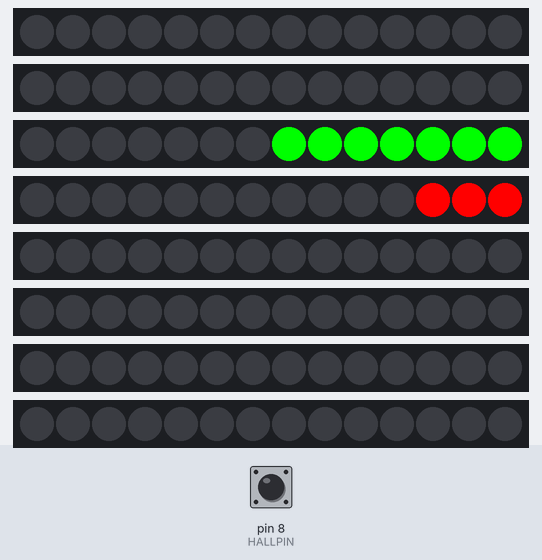
Bench run of a sketch on a simulated Arduino Uno, built with avr-gcc and run on an emulated ATmega328P. Shown: 8 × 14 RGB LEDs in strip order, left to right. The inputs (shaded band) are chosen by the test bench; at power-on: pin 8 (HALLPIN) HIGH.

Above: at 1.2 s.
1.3 s: pin 8 (HALLPIN) driven LOW
At 1.47 s:
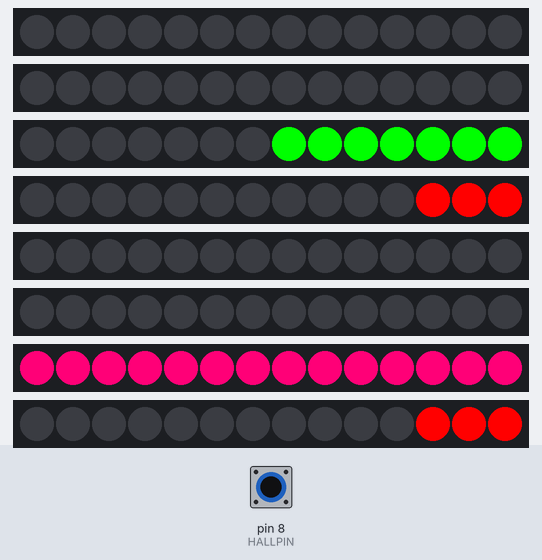
3.2 s: pin 8 (HALLPIN) pulsed HIGH 2 times (0.12 s each, 0.3 s apart)
At 5.01 s:
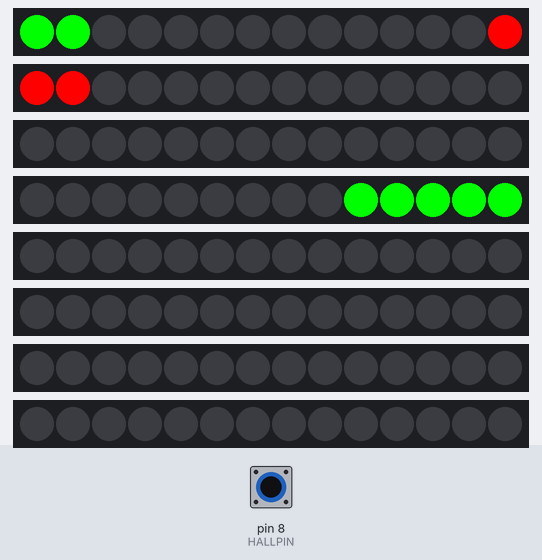
6.2 s: pin 8 (HALLPIN) pulsed HIGH 5 times (0.12 s each, 0.3 s apart)
At 7.17 s:
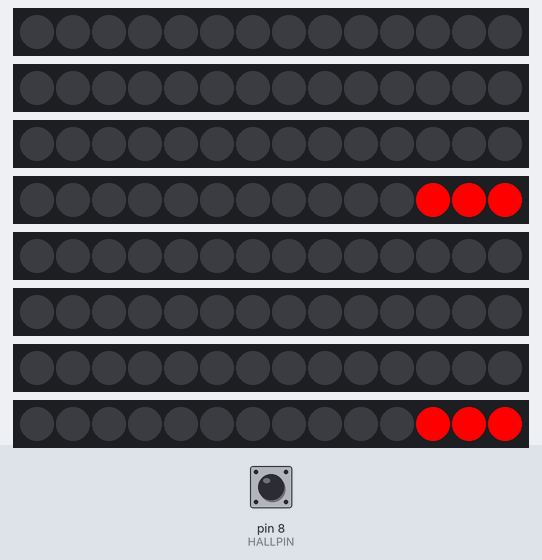

Measured:
- after the input at 1.3 s, the LEDs: first change at once (image 1 shows a later state)
- after the input at 3.2 s, the LEDs: first change after 0.13 s (image 2 shows a later state)
- after the input at 6.2 s, the LEDs: first differ from a run without the input after 0.13 s (image 3 shows a later state)

The sketch:

pov_v5.ino
```cpp
/* Portions of code taken from Adafruit's double-staff project:
 * https://learn.adafruit.com/pov-dotstar-double-staff?view=all
 *
 * Written by Zachary Yama for the 2015-16 University of Idaho senior capstone project with
 * client Dr. Rinker and lead instructors Bruce Bolden and Dan Cordone.
 *
 * Project Start: 3/6/2016
 * Requirements: Adafruit_DotStar lib: github.com/adafruit/Adafruit_DotStar
 *
 * Displays a POV image given an array of pixel data from graphics.h
 *
 * NOTE: Pin change interrupt code can be used to set any pin as an interrupt. See functions
 * for more details. Likely useful for wireless communication when its time to add it, as the
 * trinket pro only has one physical interrupt on pin 3 (INT1).
 *
 * "graphics.h" is auto-generated from the python script "convert.py". It takes a set of images
 * in its directory and re-formats their data into pixel and corresponding pallate arrays. They
 * are converted into as few bytes as possible so that few-colored images can fit on the trinket's
 * 28k memory. SPI calls are used to access the program-space as if it were flash storage.
 *
 * It's also worth mentioning that there's a visibly noticable difference in the refresh rate
 * of processing 120 LEDs versus 14 on the prototype. Particularly when using halldemo.ino,
 * which displays two colored half-circles, the dividing line between the colors is much larger
 * with 120, versus 14.
 *
 */

#include <Arduino.h>
#include <Adafruit_DotStar.h>
#include <avr/power.h>
#include <avr/sleep.h>
#include <SPI.h>

typedef uint16_t line_t;

// CONFIGURABLE STUFF ------------------------------------------------------

#include "smileD.h" // Graphics data is contained in this header file.
// It's generated using the 'convert.py' Python script.  Various image
// formats are supported, trading off color fidelity for PROGMEM space.
// Handles 1-, 4- and 8-bit-per-pixel palette-based images, plus 24-bit
// truecolor.  1- and 4-bit palettes can be altered in RAM while running
// to provide additional colors, but be mindful of peak & average current
// draw if you do that!  Power limiting is normally done in convert.py
// (keeps this code relatively small & fast).

// Ideally you use hardware SPI as it's much faster, though limited to
// specific pins.  If you really need to bitbang DotStar data & clock on
// different pins, optionally define those here:

#define NUM_STRIPS  8
#define NUM_ST_LEDS 14

#define HALLPIN 8

#define DATA_A1 3
#define DATA_A2 4
#define DATA_A3 5
#define DATA_A4 6

#define DATA_B1 9
#define DATA_B2 10
#define DATA_B3 11
#define DATA_B4 12

#define CLOCK_A 13
#define CLOCK_B 13

Adafruit_DotStar LED_A1 = Adafruit_DotStar(NUM_ST_LEDS, DATA_A1, CLOCK_A, DOTSTAR_BGR);
Adafruit_DotStar LED_A2 = Adafruit_DotStar(NUM_ST_LEDS, DATA_A2, CLOCK_A, DOTSTAR_BGR);
Adafruit_DotStar LED_A3 = Adafruit_DotStar(NUM_ST_LEDS, DATA_A3, CLOCK_A, DOTSTAR_BGR);
Adafruit_DotStar LED_A4 = Adafruit_DotStar(NUM_ST_LEDS, DATA_A4, CLOCK_A, DOTSTAR_BGR);

Adafruit_DotStar LED_B1 = Adafruit_DotStar(NUM_ST_LEDS, DATA_B1, CLOCK_B, DOTSTAR_BGR);
Adafruit_DotStar LED_B2 = Adafruit_DotStar(NUM_ST_LEDS, DATA_B2, CLOCK_B, DOTSTAR_BGR);
Adafruit_DotStar LED_B3 = Adafruit_DotStar(NUM_ST_LEDS, DATA_B3, CLOCK_B, DOTSTAR_BGR);
Adafruit_DotStar LED_B4 = Adafruit_DotStar(NUM_ST_LEDS, DATA_B4, CLOCK_B, DOTSTAR_BGR);

void imageInit(void);

void setup() {
  LED_A1.begin();
  LED_A2.begin();
  LED_A3.begin();
  LED_A4.begin();
  LED_B1.begin();
  LED_B2.begin();
  LED_B3.begin();
  LED_B4.begin();

  LED_A1.clear();
  LED_A2.clear();
  LED_A3.clear();
  LED_A4.clear();
  LED_B1.clear();
  LED_B2.clear();
  LED_B3.clear();
  LED_B4.clear();

  LED_A1.show();
  LED_A2.show();
  LED_A3.show();
  LED_A4.show();
  LED_B1.show();
  LED_B2.show();
  LED_B3.show();
  LED_B4.show();

  imageInit();   // Initialize pointers for default image
  enableInterruptPin(HALLPIN);
}

// GLOBAL STATE STUFF ------------------------------------------------------
volatile uint32_t rps, // revolution per second
                  revolutions,
                  revolutionDelta, // Time of a single revolution
                  aveRevolution,
                  rpsAccumulator, // Accumulates individual revolution time for calculating rps
                  hallStart; // The time in millis when the hall sensor was last detected

uint16_t degPos, pideg = 180, pi2deg = 360;

uint8_t  imageNumber   = 0,  // Current image being displayed
         imageType,          // Image type: PALETTE[1,4,8] or TRUECOLOR
        *imagePalette,       // -> palette data in PROGMEM
        *imagePixels,        // -> pixel data in PROGMEM
         palette[16][3];     // RAM-based color table for 1- or 4-bit images
line_t   imageLines,         // Number of lines in active image
         imageLine1,          // Current line number in image
         imageLine2;

void imageInit() { // Initialize global image state for current imageNumber
  imageType    = pgm_read_byte(&images[imageNumber].type);
  imageLines   = pgm_read_word(&images[imageNumber].lines);
  imageLine1   = 0;
  imageLine2   = 0;
  imagePalette = (uint8_t *)pgm_read_word(&images[imageNumber].palette);
  imagePixels  = (uint8_t *)pgm_read_word(&images[imageNumber].pixels);
  // 1- and 4-bit images have their color palette loaded into RAM both for
  // faster access and to allow dynamic color changing.
  if(imageType == PALETTE1)      memcpy_P(palette, imagePalette,  2 * 3);
  else if(imageType == PALETTE4) memcpy_P(palette, imagePalette, 16 * 3);

  LED_A1.setBrightness(255);
  LED_A2.setBrightness(255);
  LED_A3.setBrightness(255);
  LED_A4.setBrightness(255);
  LED_B1.setBrightness(255);
  LED_B2.setBrightness(255);
  LED_B3.setBrightness(255);
  LED_B4.setBrightness(255);
}

void nextImage(void) {
  if(++imageNumber >= NUM_IMAGES) imageNumber = 0;
  imageInit();
}

void prevImage(void) {
  imageNumber = imageNumber ? imageNumber - 1 : NUM_IMAGES - 1;
  imageInit();
}

void loop() {
  //degPos = ((millis() - hallStart) * pi2deg) / revolutionDelta;
  //imageLine1 = (imageLines * degPos) / pi2deg;
  //imageLine2 = (imageLines * (degPos + pideg)) / pi2deg;
  //if(imageLine2 > imageLines) imageLine2 -= imageLines; // wrap

  imageLine1 = ((millis() - hallStart) * imageLines) / revolutionDelta;
  imageLine2 = imageLine1;
  imageLine1 += imageLines/2;
  if(imageLine1 >= imageLines) imageLine1 -= imageLines;
  if(imageLine2 >= imageLines) imageLine2 -= imageLines;


  /* Dummy calculations that test the speed of a trinket versus a dot-star led strip
   * The math behind dertermining a pixels corresponding LED is not a hindering factor.
   *
   * It's worth noting that the performance is slightly better on an 8 piece strip than
   * on a 2 piece strip.
   *
   * There are clearly multiple limiting factors in code and hardware. The bus may be too
   * slow to pump all that data out, or the strip's timing for the clock we run at may be
   * too slow. The image we upload can only be so big, so 360 degrees of accuracy may not
   * be enough.
   */
  /*uint8_t  r, g, b;
  uint8_t  pixelNum, p1A, p2A, p1B, p2B,
    *ptrA = (uint8_t *)&imagePixels[imageLine1 * NUM_LEDS / 2],
    *ptrB = (uint8_t *)&imagePixels[imageLine2 * NUM_LEDS / 2];
  for(int pixelNum = 0; pixelNum < 1000; pixelNum+=2) {
    p2A  = pgm_read_byte(ptrA++); // Data for two pixels...
    p1A  = p2A >> 4;              // Shift down 4 bits for first pixel
    p2A &= 0x0F;                 // Mask out low 4 bits for second pixel
    p2B  = pgm_read_byte(ptrB++);
    p1B  = p2B >> 4;
    p2B &= 0x0F;
    // Pretend assign data on 8 strip sections
    for(int i = 0; i < 8; i++) {
      r = palette[p1A][0];
      b = palette[p2A][1];
      g = palette[p1B][2];
    }
  }*/


  // Transfer one scanline from pixel data to LED strip:
  switch(imageType) {

    case PALETTE1: { // 1-bit (2 color) palette-based image
      // Size of address not large enough to utilize images with lines > 360
      uint8_t  pixelNum = 0, byteNum, bitNum, pixelsA, pixelsB, idA, idB;
      uint8_t *ptrA = (uint8_t *)&imagePixels[imageLine1 * NUM_LEDS / 8],
               *ptrB = (uint8_t *)&imagePixels[imageLine2 * NUM_LEDS / 8];
      for(byteNum = NUM_LEDS/8; byteNum--;) { // Always padded to next byte
        pixelsA = pgm_read_byte(ptrA++);  // 8 pixels of data (pixel 0 = LSB)
        pixelsB = pgm_read_byte(ptrB++);
        for(bitNum = 8; bitNum--; pixelsA >>= 1, pixelsB >>= 1, pixelNum++) {
          idA = pixelsA & 1; // Color table index for pixel (0 or 1)
          idB = pixelsB & 1;
          if(pixelNum < NUM_ST_LEDS) {
            LED_A1.setPixelColor(pixelNum, palette[idA][0], palette[idA][1], palette[idA][2]);
            LED_B1.setPixelColor(pixelNum, palette[idB][0], palette[idB][1], palette[idB][2]);
          } else if(pixelNum >= NUM_ST_LEDS && pixelNum < NUM_ST_LEDS * 2) {
            LED_A2.setPixelColor(pixelNum - NUM_ST_LEDS, palette[idA][0], palette[idA][1], palette[idA][2]);
            LED_B2.setPixelColor(pixelNum - NUM_ST_LEDS, palette[idB][0], palette[idB][1], palette[idB][2]);
          } else if(pixelNum >= NUM_ST_LEDS * 2 && pixelNum < NUM_ST_LEDS * 3) {
            LED_A3.setPixelColor(pixelNum - NUM_ST_LEDS * 2, palette[idA][0], palette[idA][1], palette[idA][2]);
            LED_B3.setPixelColor(pixelNum - NUM_ST_LEDS * 2, palette[idB][0], palette[idB][1], palette[idB][2]);
          } else if(pixelNum >= NUM_ST_LEDS * 3 && pixelNum < NUM_ST_LEDS * 4) {
            LED_A4.setPixelColor(pixelNum - NUM_ST_LEDS * 3, palette[idA][0], palette[idA][1], palette[idA][2]);
            LED_B4.setPixelColor(pixelNum - NUM_ST_LEDS * 3, palette[idB][0], palette[idB][1], palette[idB][2]);
          }
        }
      }
      break;
    }

    case PALETTE4: { // 4-bit (16 color) palette-based image
      uint8_t  pixelNum, p1A, p2A, p1B, p2B;
      uint8_t *ptrA = (uint8_t *)&imagePixels[imageLine1 * NUM_LEDS / 2],
              *ptrB = (uint8_t *)&imagePixels[imageLine2 * NUM_LEDS / 2];
      for(pixelNum = 0; pixelNum < NUM_LEDS; pixelNum+=2) {
        p2A  = pgm_read_byte(ptrA++); // Data for two pixels...
        p1A  = p2A >> 4;              // Shift down 4 bits for first pixel
        p2A &= 0x0F;                 // Mask out low 4 bits for second pixel
        p2B  = pgm_read_byte(ptrB++);
        p1B  = p2B >> 4;
        p2B &= 0x0F;
        if(pixelNum < NUM_ST_LEDS) {
          LED_A1.setPixelColor(pixelNum, palette[p1A][0], palette[p1A][1], palette[p1A][2]);
          LED_A1.setPixelColor(pixelNum + 1, palette[p2A][0], palette[p2A][1], palette[p2A][2]);
          LED_B1.setPixelColor(pixelNum, palette[p1B][0], palette[p1B][1], palette[p1B][2]);
          LED_B1.setPixelColor(pixelNum + 1, palette[p2B][0], palette[p2B][1], palette[p2B][2]);
        } else if(pixelNum >= NUM_ST_LEDS && pixelNum < NUM_ST_LEDS * 2) {
          LED_A2.setPixelColor(pixelNum - NUM_ST_LEDS, palette[p1A][0], palette[p1A][1], palette[p1A][2]);
          LED_A2.setPixelColor(pixelNum + 1 - NUM_ST_LEDS, palette[p2A][0], palette[p2A][1], palette[p2A][2]);
          LED_B2.setPixelColor(pixelNum - NUM_ST_LEDS, palette[p1B][0], palette[p1B][1], palette[p1B][2]);
          LED_B2.setPixelColor(pixelNum + 1 - NUM_ST_LEDS, palette[p2B][0], palette[p2B][1], palette[p2B][2]);
        } else if(pixelNum >= NUM_ST_LEDS * 2 && pixelNum < NUM_ST_LEDS * 3) {
          LED_A3.setPixelColor(pixelNum - NUM_ST_LEDS * 2, palette[p1A][0], palette[p1A][1], palette[p1A][2]);
          LED_A3.setPixelColor(pixelNum + 1  - NUM_ST_LEDS * 2, palette[p2A][0], palette[p2A][1], palette[p2A][2]);
          LED_B3.setPixelColor(pixelNum  - NUM_ST_LEDS * 2, palette[p1B][0], palette[p1B][1], palette[p1B][2]);
          LED_B3.setPixelColor(pixelNum + 1  - NUM_ST_LEDS * 2, palette[p2B][0], palette[p2B][1], palette[p2B][2]);
        } else if(pixelNum >= NUM_ST_LEDS * 3 && pixelNum < NUM_ST_LEDS * 4) {
          LED_A4.setPixelColor(pixelNum - NUM_ST_LEDS * 3, palette[p1A][0], palette[p1A][1], palette[p1A][2]);
          LED_A4.setPixelColor(pixelNum + 1 - NUM_ST_LEDS * 3, palette[p2A][0], palette[p2A][1], palette[p2A][2]);
          LED_B4.setPixelColor(pixelNum - NUM_ST_LEDS * 3, palette[p1B][0], palette[p1B][1], palette[p1B][2]);
          LED_B4.setPixelColor(pixelNum + 1 - NUM_ST_LEDS * 3, palette[p2B][0], palette[p2B][1], palette[p2B][2]);
        }
      }
      break;
    }

    case PALETTE8: { // 8-bit (256 color) PROGMEM-palette-based image
      uint16_t  o;
      uint8_t   pixelNum,
               *ptr = (uint8_t *)&imagePixels[imageLine1 * NUM_LEDS];
      for(pixelNum = 0; pixelNum < NUM_LEDS; pixelNum++) {
        o = pgm_read_byte(ptr++) * 3; // Offset into imagePalette
        /*strip1.setPixelColor(pixelNum,
          pgm_read_byte(&imagePalette[o]),
          pgm_read_byte(&imagePalette[o + 1]),
          pgm_read_byte(&imagePalette[o + 2]));*/
      }

      ptr = (uint8_t *)&imagePixels[imageLine2 * NUM_LEDS];
      for(pixelNum = 0; pixelNum < NUM_LEDS; pixelNum++) {
        o = pgm_read_byte(ptr++) * 3; // Offset into imagePalette
        /*strip2.setPixelColor(pixelNum,
          pgm_read_byte(&imagePalette[o]),
          pgm_read_byte(&imagePalette[o + 1]),
          pgm_read_byte(&imagePalette[o + 2]));*/
      }
      break;
    }

    case TRUECOLOR: { // 24-bit ('truecolor') image (no palette)
      uint8_t  pixelNum, r, g, b,
              *ptr = (uint8_t *)&imagePixels[imageLine1 * NUM_LEDS * 3];
      for(pixelNum = 0; pixelNum < NUM_LEDS; pixelNum++) {
        r = pgm_read_byte(ptr++);
        g = pgm_read_byte(ptr++);
        b = pgm_read_byte(ptr++);
        //strip1.setPixelColor(pixelNum, r, g, b);
      }

      ptr = (uint8_t *)&imagePixels[imageLine2 * NUM_LEDS * 3];
      for(pixelNum = 0; pixelNum < NUM_LEDS; pixelNum++) {
        r = pgm_read_byte(ptr++);
        g = pgm_read_byte(ptr++);
        b = pgm_read_byte(ptr++);
        //strip2.setPixelColor(pixelNum, r, g, b);
      }
      break;
    }
  }

  LED_A1.show();
  LED_A2.show();
  LED_A3.show();
  LED_A4.show();
  LED_B1.show();
  LED_B2.show();
  LED_B3.show();
  LED_B4.show();
}

// ------ Intterupt Functionality ----- //

// Add any interrupt pin by swapping around pin change interrupts internally.
void enableInterruptPin(byte pin) {
    *digitalPinToPCMSK(pin) |= bit (digitalPinToPCMSKbit(pin));  // enable pin
    PCIFR  |= bit (digitalPinToPCICRbit(pin)); // clear any outstanding interrupt
    PCICR  |= bit (digitalPinToPCICRbit(pin)); // enable interrupt for the group
}

// handle pin change interrupt for D0 to D7
ISR (PCINT2_vect) { }

// handle pin change interrupt for D8 to D13
ISR (PCINT0_vect) {
  if(digitalRead(HALLPIN) == LOW) { // hall sensor interrupt; update timings
    revolutions++;
    revolutionDelta = millis() - hallStart;
    hallStart = millis();
    rpsAccumulator += revolutionDelta;
    aveRevolution = rpsAccumulator / revolutions;
    /*if(rpsAccumulator >= 1000) { // Dealing in milliseconds
      rps = rpsAccumulator / 1000;
      rpsAccumulator = 0;
    }*/
  }
}

// handle pin change interrupt for A0 to A5
ISR (PCINT1_vect) { }
```

Source omitted: smileD.h (data table, 63878 bytes)
